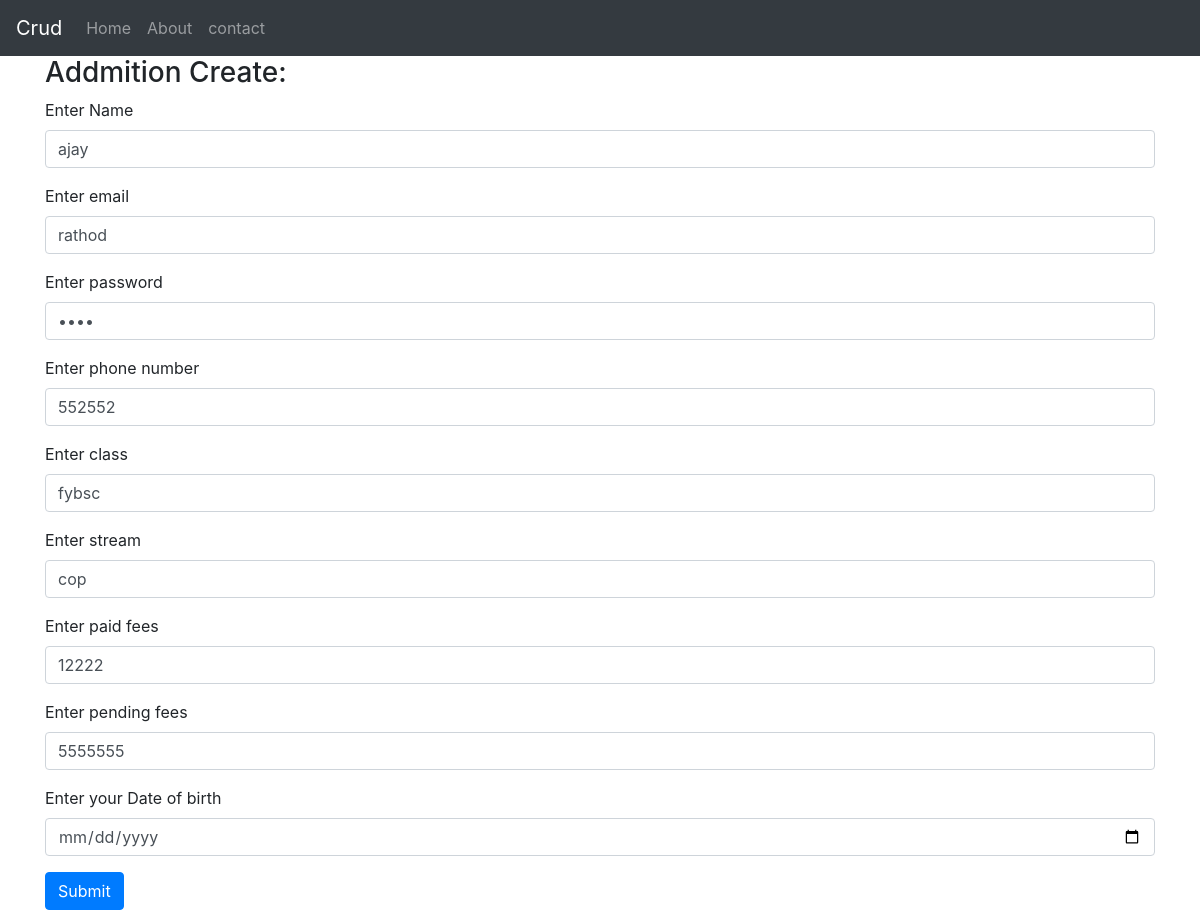
The app's page /edit/4 with its own data.
### crud/models.py (models this page shows, shortened)
class Addmition(models.Model):
	am_id = models.AutoField(primary_key=True)
	name = models.CharField(max_length=70)
	email = models.CharField(max_length=70, default="")
	password = models.CharField(max_length=70)
	phone = models.CharField(max_length=12)
	wclass = models.CharField(max_length=50)
	stream = models.CharField(max_length=50)
	fees = models.IntegerField()
	pending_fees = models.IntegerField()
	dob = models.DateField()

### crud/views.py (the view)
# urls.py: path('edit/<int:id>', views.edit),
def edit(request, id):
	adlist = Addmition.objects.get(am_id=id)
	return render(request, "crud/edit.html", {'adlist':adlist})

### crud/templates/crud/edit.html (shortened to what this page needs)
{% extends 'crud/basic.html' %}
{% block body %}
<div class="container">
	<h3>Addmition Create:</h3>
	<form action="/update/{{adlist.am_id}}" method="post">
  <div class="form-group">
    <label for="name">Enter Name</label>
    <input type="text" class="form-control" id="name" name="name" value="{{adlist.name}}" aria-describedby="emailHelp" placeholder="Enter your name">
  </div>
  <div class="form-group">
    <label for="email">Enter email</label>
    <input type="email" class="form-control" id="email" name="email" value="{{adlist.email}}" aria-describedby="emailHelp" placeholder="Enter your email">
  </div>
   <div class="form-group">
    <label for="password">Enter password</label>
    <input type="password" class="form-control" id="password" name="password" value="{{adlist.password}}" aria-describedby="emailHelp" placeholder="Enter your password">
  </div>
   <div class="form-group">
    <label for="phone">Enter phone number</label>
    <input type="tel" class="form-control" id="phone" name="phone" value="{{adlist.phone}}" aria-describedby="emailHelp" placeholder="Enter your phone number">
  </div>
   <div class="form-group">
    <label for="wclass">Enter class</label>
    <input type="text" class="form-control" id="wclass" name="wclass" value="{{adlist.wclass}}" aria-describedby="emailHelp" placeholder="Enter your class name">
  </div>
   <div class="form-group">
    <label for="stream">Enter stream</label>
    <input type="text" class="form-control" id="stream" name="stream" value="{{adlist.stream}}" aria-describedby="emailHelp" placeholder="Enter your stream">
  </div>
   <div class="form-group">
    <label for="fees">Enter paid fees</label>
    <input type="number" class="form-control" id="fees" name="fees" value="{{adlist.fees}}" aria-describedby="emailHelp" placeholder="Enter your fees">
  </div>
   <div class="form-group">
    <label for="pending_fees">Enter pending fees</label>
    <input type="number" class="form-control" id="pending_fees" name="pending_fees" value="{{adlist.pending_fees}}" aria-describedby="emailHelp" placeholder="Enter your pending fees">
  </div>
   <div class="form-group">
    <label for="dob">Enter your Date of birth</label>
    <input type="Date" class="form-control" id="dob" name="dob" value="{{adlist.dob}}" aria-describedby="emailHelp" placeholder="Enter your date of birth">
  </div>
  <button type="submit" class="btn btn-primary">Submit</button>
</form>
</div>
{% endblock %}

### records on screen
Addmition: name "ajay", email "rathod", phone "552552", wclass "fybsc", stream "cop", fees "12222", pending_fees "5555555"
